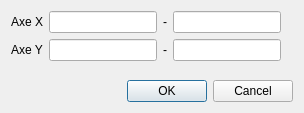
<?xml version="1.0" encoding="UTF-8"?>
<ui version="4.0">
 <class>QArkSetAxisRangePlotWidgetDialog</class>
 <widget class="QDialog" name="QArkSetAxisRangePlotWidgetDialog">
  <property name="geometry">
   <rect>
    <x>0</x>
    <y>0</y>
    <width>304</width>
    <height>113</height>
   </rect>
  </property>
  <property name="windowTitle">
   <string>Dialog</string>
  </property>
  <layout class="QVBoxLayout" name="verticalLayout">
   <item>
    <layout class="QGridLayout" name="gridLayout">
     <item row="0" column="0">
      <widget class="QLabel" name="xLabel">
       <property name="text">
        <string>Axe X</string>
       </property>
      </widget>
     </item>
     <item row="0" column="1">
      <widget class="QLineEdit" name="xminLineEdit">
       <property name="sizePolicy">
        <sizepolicy hsizetype="MinimumExpanding" vsizetype="Fixed">
         <horstretch>0</horstretch>
         <verstretch>0</verstretch>
        </sizepolicy>
       </property>
      </widget>
     </item>
     <item row="0" column="2">
      <widget class="QLabel" name="xdashLabel">
       <property name="text">
        <string>-</string>
       </property>
      </widget>
     </item>
     <item row="0" column="3">
      <widget class="QLineEdit" name="xmaxLineEdit">
       <property name="sizePolicy">
        <sizepolicy hsizetype="MinimumExpanding" vsizetype="Fixed">
         <horstretch>0</horstretch>
         <verstretch>0</verstretch>
        </sizepolicy>
       </property>
      </widget>
     </item>
     <item row="0" column="4">
      <spacer name="horizontalSpacer">
       <property name="orientation">
        <enum>Qt::Horizontal</enum>
       </property>
       <property name="sizeHint" stdset="0">
        <size>
         <width>40</width>
         <height>20</height>
        </size>
       </property>
      </spacer>
     </item>
     <item row="1" column="0">
      <widget class="QLabel" name="yLabel">
       <property name="text">
        <string>Axe Y</string>
       </property>
      </widget>
     </item>
     <item row="1" column="1">
      <widget class="QLineEdit" name="yminLineEdit">
       <property name="sizePolicy">
        <sizepolicy hsizetype="MinimumExpanding" vsizetype="Fixed">
         <horstretch>0</horstretch>
         <verstretch>0</verstretch>
        </sizepolicy>
       </property>
      </widget>
     </item>
     <item row="1" column="2">
      <widget class="QLabel" name="ydashLabel">
       <property name="text">
        <string>-</string>
       </property>
      </widget>
     </item>
     <item row="1" column="3">
      <widget class="QLineEdit" name="ymaxLineEdit">
       <property name="sizePolicy">
        <sizepolicy hsizetype="MinimumExpanding" vsizetype="Fixed">
         <horstretch>0</horstretch>
         <verstretch>0</verstretch>
        </sizepolicy>
       </property>
      </widget>
     </item>
     <item row="1" column="4">
      <spacer name="horizontalSpacer_2">
       <property name="orientation">
        <enum>Qt::Horizontal</enum>
       </property>
       <property name="sizeHint" stdset="0">
        <size>
         <width>40</width>
         <height>20</height>
        </size>
       </property>
      </spacer>
     </item>
    </layout>
   </item>
   <item>
    <spacer name="verticalSpacer">
     <property name="orientation">
      <enum>Qt::Vertical</enum>
     </property>
     <property name="sizeHint" stdset="0">
      <size>
       <width>20</width>
       <height>0</height>
      </size>
     </property>
    </spacer>
   </item>
   <item>
    <widget class="QDialogButtonBox" name="buttonBox">
     <property name="orientation">
      <enum>Qt::Horizontal</enum>
     </property>
     <property name="standardButtons">
      <set>QDialogButtonBox::Cancel|QDialogButtonBox::Ok</set>
     </property>
    </widget>
   </item>
  </layout>
 </widget>
 <resources/>
 <connections>
  <connection>
   <sender>buttonBox</sender>
   <signal>accepted()</signal>
   <receiver>QArkSetAxisRangePlotWidgetDialog</receiver>
   <slot>accept()</slot>
   <hints>
    <hint type="sourcelabel">
     <x>248</x>
     <y>254</y>
    </hint>
    <hint type="destinationlabel">
     <x>157</x>
     <y>274</y>
    </hint>
   </hints>
  </connection>
  <connection>
   <sender>buttonBox</sender>
   <signal>rejected()</signal>
   <receiver>QArkSetAxisRangePlotWidgetDialog</receiver>
   <slot>reject()</slot>
   <hints>
    <hint type="sourcelabel">
     <x>316</x>
     <y>260</y>
    </hint>
    <hint type="destinationlabel">
     <x>286</x>
     <y>274</y>
    </hint>
   </hints>
  </connection>
 </connections>
</ui>
